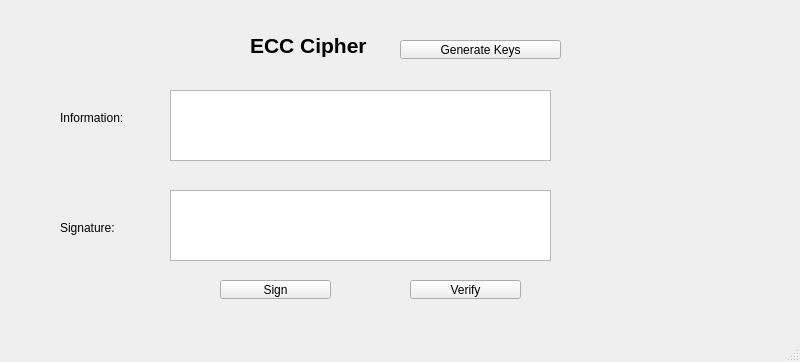
<?xml version="1.0" encoding="UTF-8"?>
<ui version="4.0">
 <class>MainWindow</class>
 <widget class="QMainWindow" name="MainWindow">
  <property name="geometry">
   <rect>
    <x>0</x>
    <y>0</y>
    <width>800</width>
    <height>362</height>
   </rect>
  </property>
  <property name="windowTitle">
   <string>MainWindow</string>
  </property>
  <widget class="QWidget" name="centralwidget">
   <widget class="QLabel" name="label">
    <property name="geometry">
     <rect>
      <x>250</x>
      <y>30</y>
      <width>221</width>
      <height>31</height>
     </rect>
    </property>
    <property name="font">
     <font>
      <pointsize>16</pointsize>
      <weight>75</weight>
      <bold>true</bold>
     </font>
    </property>
    <property name="text">
     <string>ECC Cipher</string>
    </property>
   </widget>
   <widget class="QPlainTextEdit" name="txt_info">
    <property name="geometry">
     <rect>
      <x>170</x>
      <y>90</y>
      <width>381</width>
      <height>71</height>
     </rect>
    </property>
   </widget>
   <widget class="QPlainTextEdit" name="txt_sign">
    <property name="geometry">
     <rect>
      <x>170</x>
      <y>190</y>
      <width>381</width>
      <height>71</height>
     </rect>
    </property>
   </widget>
   <widget class="QLabel" name="label_2">
    <property name="geometry">
     <rect>
      <x>60</x>
      <y>110</y>
      <width>81</width>
      <height>16</height>
     </rect>
    </property>
    <property name="text">
     <string>Information:</string>
    </property>
   </widget>
   <widget class="QLabel" name="label_3">
    <property name="geometry">
     <rect>
      <x>60</x>
      <y>220</y>
      <width>91</width>
      <height>16</height>
     </rect>
    </property>
    <property name="text">
     <string>Signature:</string>
    </property>
   </widget>
   <widget class="QToolButton" name="btn_key">
    <property name="geometry">
     <rect>
      <x>400</x>
      <y>40</y>
      <width>161</width>
      <height>19</height>
     </rect>
    </property>
    <property name="text">
     <string>Generate Keys</string>
    </property>
   </widget>
   <widget class="QToolButton" name="btn_sign">
    <property name="geometry">
     <rect>
      <x>220</x>
      <y>280</y>
      <width>111</width>
      <height>19</height>
     </rect>
    </property>
    <property name="text">
     <string>Sign</string>
    </property>
   </widget>
   <widget class="QToolButton" name="btn_verify">
    <property name="geometry">
     <rect>
      <x>410</x>
      <y>280</y>
      <width>111</width>
      <height>19</height>
     </rect>
    </property>
    <property name="text">
     <string>Verify</string>
    </property>
   </widget>
  </widget>
  <widget class="QMenuBar" name="menubar">
   <property name="geometry">
    <rect>
     <x>0</x>
     <y>0</y>
     <width>800</width>
     <height>21</height>
    </rect>
   </property>
  </widget>
  <widget class="QStatusBar" name="statusbar"/>
 </widget>
 <resources/>
 <connections/>
</ui>
